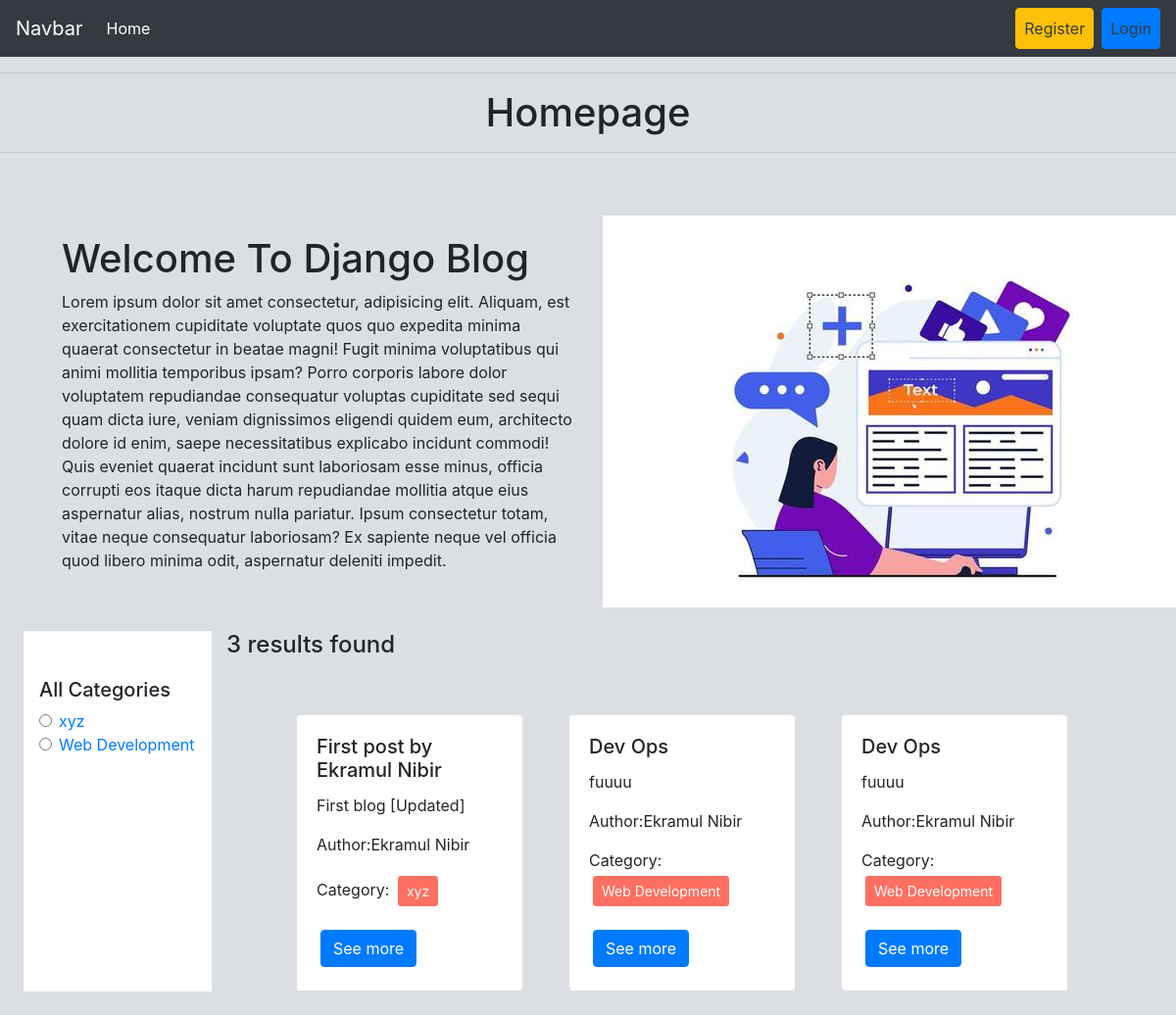
The page / on the database its author committed.
### categories/models.py (models this page shows, shortened)
class Category(models.Model):
    name = models.CharField(max_length=50)
    slug = models.SlugField(max_length=100,null=True, unique=True, blank=True)

### posts/models.py (models this page shows, shortened)
class Post(models.Model):
    title = models.CharField(max_length=50)
    content = models.TextField()
    category = models.ManyToManyField(Category)
    author = models.ForeignKey(User, on_delete=models.CASCADE)

### blog_project/views.py (the view)
# urls.py: 2. Add a URL to urlpatterns:  path('', views.home, name='home')
def home(request, category_slug = None):
    data = Post.objects.all()
    if category_slug is not None:
        category = Category.objects.get(slug = category_slug)
        data = Post.objects.filter(category = category)
    categories = Category.objects.all()
    return render(request, 'index.html',{'data':data, 'categories': categories})

### templates/index.html (shortened to what this page needs)
{% extends "base.html" %}
{% load static %}
{% block content %}
<hr />
  <h1 style="text-align: center">Homepage</h1>
<hr />
<div class="d-flex flex-wrap px-5 pt-5 align-items-center">
  <div class="col-6">
    <h1>Welcome To Django Blog</h1>
    <p>Lorem ipsum dolor sit amet consectetur, adipisicing elit. Aliquam, est exercitationem cupiditate voluptate quos quo expedita minima quaerat consectetur in beatae magni! Fugit minima voluptatibus qui animi mollitia temporibus ipsam? Porro corporis labore dolor voluptatem repudiandae consequatur voluptas cupiditate sed sequi quam dicta iure, veniam dignissimos eligendi quidem eum, architecto dolore id enim, saepe necessitatibus explicabo incidunt commodi! Quis eveniet quaerat incidunt sunt laboriosam esse minus, officia corrupti eos itaque dicta harum repudiandae mollitia atque eius aspernatur alias, nostrum nulla pariatur. Ipsum consectetur totam, vitae neque consequatur laboriosam? Ex sapiente neque vel officia quod libero minima odit, aspernatur deleniti impedit.</p>
  </div>
  <div class="col-6">
    <img src="{% static 'header.png' %}" alt="">
  </div>
</div>
<div class="d-flex flex-wrap p-4">
  <div class="col-2 bg-white px-3 pt-5">
  <h5> All Categories</h5>
    {% for category in categories %}
    <div class="form-check">
      <input class="form-check-input" type="radio" name="category" id={{category.id}}>
      <label class="form-check-label" for={{category.id}}>
        <a href="{% url 'category_wise_post' category.slug %}">{{category.name}}</a>
      </label>
    </div>
    {% endfor %}
  </div>
  <div class="col-10">
    <h4>{{data | length}} results found</h4>
    <div class="d-flex flex-wrap justify-content-center px-5 pt-5">
      {% for post in data %}
      <div class="col-sm-4">
        <div class="card mx-2">
          <div class="card-body">
            <h5 class="card-title">{{post.title}}</h5>
            <p class="card-text">{{ post.content | truncatewords:35 }}</p>
            <p>Author:{{post.author.first_name}} {{post.author.last_name}}</p>
            <p>
              Category: {% for cat in post.category.all %}
              <button
                class="btn btn-sm m-1"
                style="background-color: #ff6f61; color: white"
              >
                {{ cat.name }}
              </button>
              {% endfor %}
            </p>
            <a href="#" class="btn btn-primary m-1">See more</a>
          </div>
        </div>
      </div>
      {% endfor %}
    </div>
  </div>
</div>
{% endblock content %}

### templates/base.html (shortened to what this page needs)
<!DOCTYPE html>
<html lang="en">
  <head>
    <link
      rel="stylesheet"
      href="https://cdn.jsdelivr.net/npm/bootstrap@4.3.1/dist/css/bootstrap.min.css"
    />
  </head>
  <body style="background-color:#dbdee3">
    <nav class="navbar navbar-expand-lg navbar-dark bg-dark">
      <a class="navbar-brand" href="#">Navbar</a>
      <div class="collapse navbar-collapse" id="navbarSupportedContent">
        <ul class="navbar-nav mr-auto">
          <li class="nav-item active">
            <a class="nav-link" href="{% url 'homepage'%}"
              >Home <span class="sr-only">(current)</span></a
            >
          </li>
        </ul>
        <div class="d-flex">
          {% if request.user.is_authenticated %}
            <ul class="navbar-nav mr-auto">
              <li class="nav-item mx-2">
                <a class="nav-link btn btn-warning text-dark" href="{% url 'profile'%}">Profile</a>
              </li>
              <li class="nav-item">
                <li class="nav-item">
                  <a class="nav-link btn btn-primary text-dark" href="{% url 'logout'%}">Logout</a>
                </li>
              </li>
            </ul>
          {% else %}
            <ul class="navbar-nav mr-auto">
              <li class="nav-item mx-2">
                <a class="nav-link btn btn-warning text-dark" href="{% url 'registration'%}">Register</a>
              </li>
              <li class="nav-item">
                <li class="nav-item">
                  <a class="nav-link btn btn-primary text-dark" href="{% url 'login'%}">Login</a>
                </li>
              </li>
            </ul>
          {% endif %}
        </div>
      </div>
    </nav>
    {% block content %}{% endblock content %}
  </body>
</html>

### rows shown on the page
Category: name "xyz"
Category: name "Web Development"
Post: title "First post by Ekramul Nibir", content "First blog [Updated]", author.first_name "Ekramul", author.last_name "Nibir"
Post: title "Dev Ops", content "fuuuu", author.first_name "Ekramul", author.last_name "Nibir"
Post: title "Dev Ops", content "fuuuu", author.first_name "Ekramul", author.last_name "Nibir"

### other values the page prints
{{ data | length }} "3"
